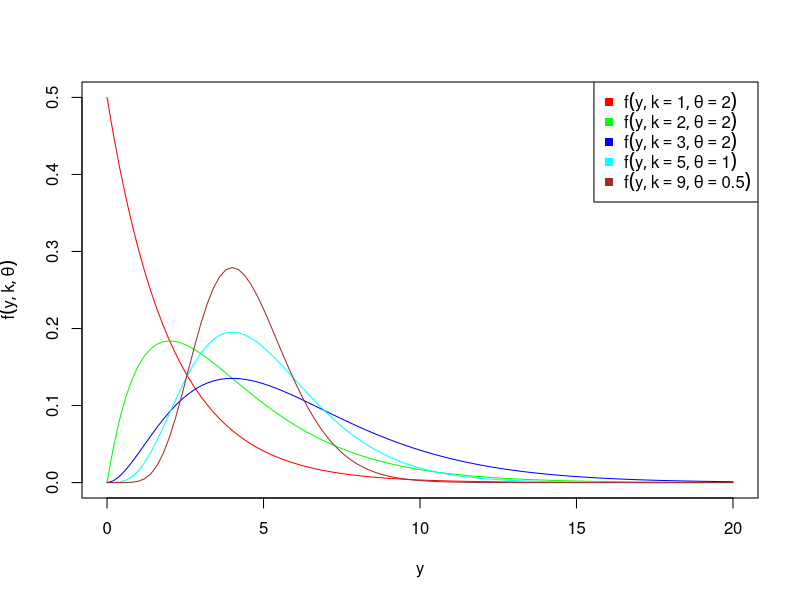

Source code (R):
## ---- Gamma1 ----
# Funciones gamma
d <- data.frame(
    k = c(1,2,3,5,9),
    theta = c(2,2,2,1,0.5),
    col = c("red","green","blue","cyan","brown"),
    stringsAsFactors=F
)

# txt <- paste0("k=", d$k, ", theta=", d$theta)
txt <- as.expression(
    lapply(1:nrow(d),
           function(i) bquote(f(y,k==.(d[i,1]), theta==.(d[i,2])))
    )
)
    
ff <- function(x) dgamma(x, shape=d[1,]$k, scale=d[1,]$theta)
curve(ff, main="", col=d[1,]$col, xlim=c(0,20), ylim=c(0, 0.5),
      xlab="y", ylab=expression(f(y,k,theta)))

for (i in 2:nrow(d)) {
  ff <- function(x) dgamma(x, shape=d[i,]$k, scale=d[i,]$theta)
  curve(ff, add=T, main="", col=d[i,]$col)
}

legend("topright", legend=txt, col=d$col, pch=15)
